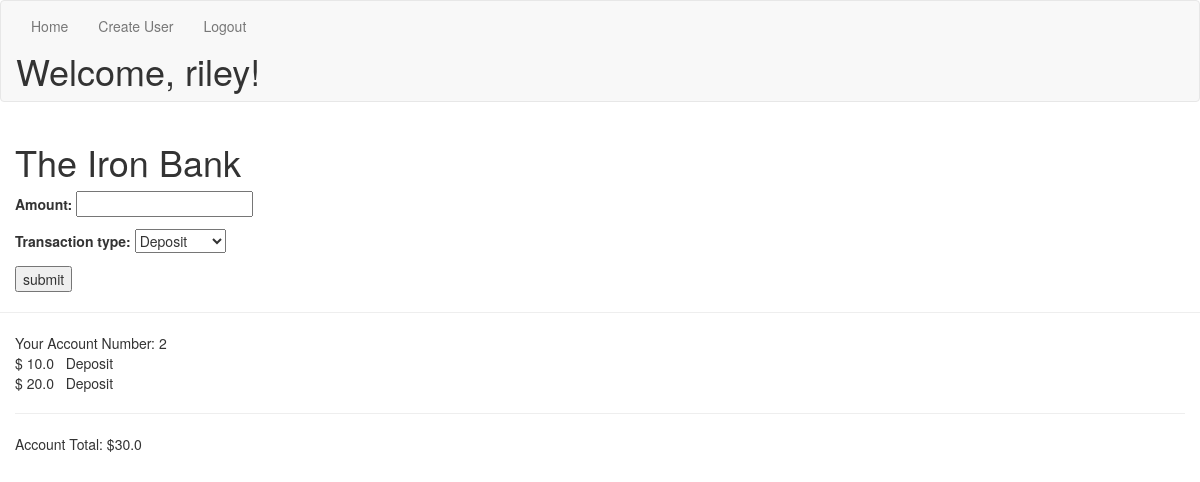
/transaction/ (signed in), run on an earlier commit of the app's database.
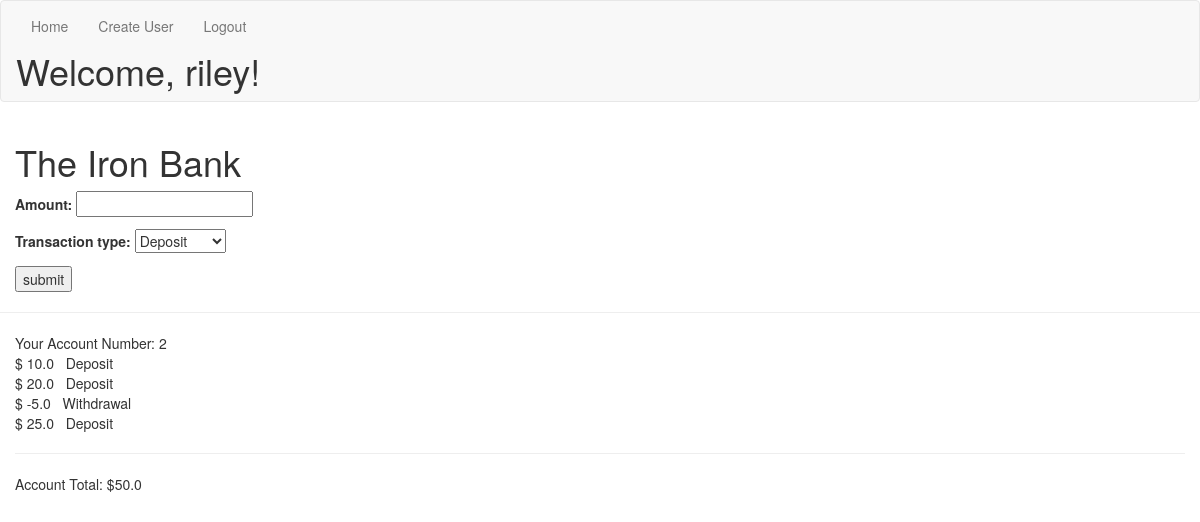
And on a later commit of the database.
### bank/models.py (models this page shows, shortened)
class Profile(models.Model):
    user = models.OneToOneField('auth.User')
    favorite_color = models.CharField(max_length=50)
    @property
    def get_total(self):
        get_amount = Transaction.objects.filter(user=self.id)
        new_list = []
        for total in get_amount:
            new_list.append(total.amount)
        print(new_list)
        return sum(new_list)

class Transaction(models.Model):
    user = models.ForeignKey('auth.User')
    time_created = models.DateTimeField(auto_now_add=True)
    amount = models.FloatField()
    transaction_type = models.CharField(max_length=1, choices=TRANSACTION_TYPE, default='D')

### bank/views.py (the view, shortened to what this page needs)
# urls.py: url(r'^transaction/$', TransactionCreateView.as_view(), name='transaction_create_view'),
class TransactionCreateView(CreateView):
    model = Transaction
    success_url = reverse_lazy("transaction_create_view")
    fields = ('amount', 'transaction_type')
    def get_context_data(self, **kwargs):
        context = super().get_context_data(**kwargs)
        context["amount"] = Profile.objects.get(user=self.request.user)
        context["transaction"] = Transaction.objects.filter(user=self.request.user)
        return context

### templates/bank/transaction_form.html (shortened to what this page needs)
{% extends 'base.html' %}
{% block content %}
<div class="container-fluid">
  <form class="" action="" method="post">
    {{ form.as_p }}
    <input type="submit" name="" value="submit">
  </form>
</div>
<hr>
<div class="container-fluid">
  Your Account Number: {{ request.user.profile.id }}
{% for type in transaction %}
  <br>
  $ {{ type.amount }} &nbsp;
  {{ type.get_transaction_type_display }}
{% endfor %}
<hr>
Account Total: ${{ request.user.profile.get_total }}
</div>
{% endblock %}

### templates/base.html (shortened to what this page needs)
{% load staticfiles %}
<!DOCTYPE html>
<html>
  <head>
    <link rel="stylesheet" href="{% static 'css/bootstrap.css' %}" media="screen" title="no title">
  </head>
  <body>
    <div class="navbar navbar-default">
      <div class="container-fluid">
        <div class="nav navbar-nav">
          <li><a href="{% url 'index_view' %}">Home</a></li>
          <li><a href="{% url 'user_create_view' %}">Create User</a></li>
          {% if not request.user.is_authenticated %}
          <li><a href="{% url 'login' %}">Login</a></li>
          {% else %}
          <li><a href="{% url 'logout' %}?next={% url 'index_view' %}">Logout</a></li>
          <h1>Welcome, {{ request.user }}!</h1>
          {% endif %}
      </div>
      </div>
      </div>
      <div class="container-fluid">
        <h1>The Iron Bank</h1>
      </div>
    {% block content %}
    {% endblock %}
  </body>
</html>

What changed in the data, as far as the page shows it:
added Transaction: amount "-5.0", transaction_type "Withdrawal"
added Transaction: amount "25.0", transaction_type "Deposit"
Also different on the page:
{{ request.user.profile.get_total }}: "30.0" → "50.0"
